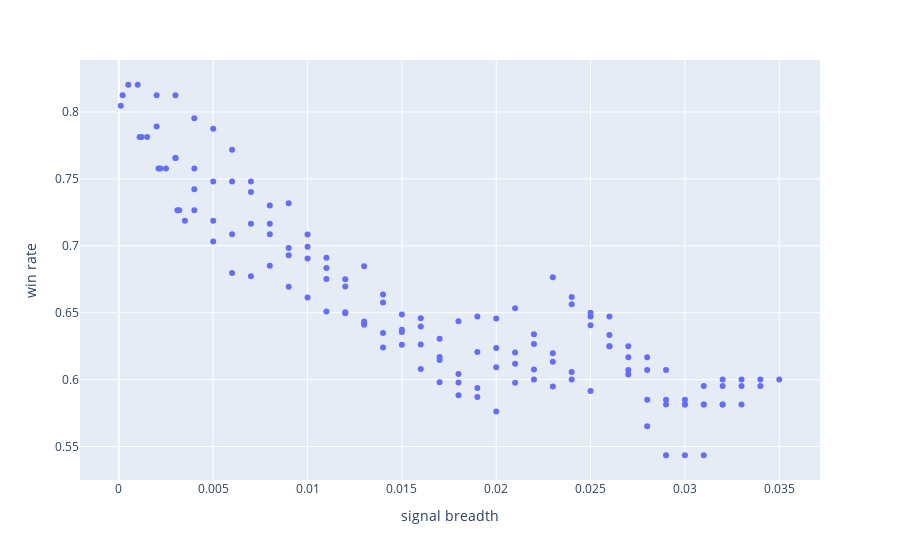

This figure's notebook cell:
### Code cell
df_grid_search_res['scatter label'] = list(trade_res.keys())

import plotly.express as px
fig = px.scatter(df_grid_search_res,x='signal breadth', y='win rate',
                # marginal_x="histogram",
                # text=df_grid_search_res['scatter label'].tolist()
                )
fig.show()
# tmp_grid_res.plot.scatter(x='signal breadth',y='win rate',s=10)

### Figure 1 — Plotly figure (JSON) as saved in the notebook; plotly's stock layout.template omitted (floating-point values rounded to 4 significant figures; data arrays with more than 128 entries replaced by an {"elided": "..."} marker saying what was removed)
{"data": [{"hovertemplate": "signal breadth=%{x}<br>win rate=%{y}<extra></extra>", "legendgroup": "", "marker": {"color": "#636efa", "symbol": "circle"}, "mode": "markers", "name": "", "orientation": "v", "showlegend": false, "type": "scatter", "x": {"elided": "140 float values"}, "xaxis": "x", "y": {"elided": "140 float values"}, "yaxis": "y"}], "layout": {"legend": {"tracegroupgap": 0}, "margin": {"t": 60}, "xaxis": {"anchor": "y", "domain": [0, 1], "title": {"text": "signal breadth"}}, "yaxis": {"anchor": "x", "domain": [0, 1], "title": {"text": "win rate"}}}}
